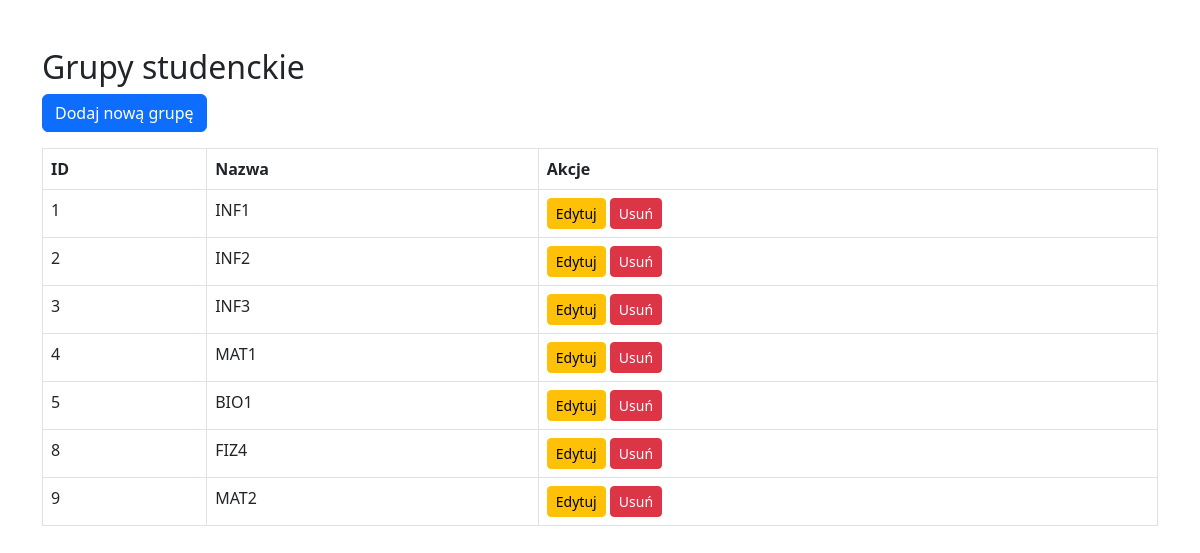
Page /grupy_studenckie/list.php on the committed database.
### tables this page shows
CREATE TABLE `grupy_studenckie` (
  `grupa_id` int(11) NOT NULL,
  `grupa_nazwa` varchar(50) NOT NULL
);

### grupy_studenckie/list.php (the view, shortened to what this page needs)
<?php require_once '../includes/db.php'; ?>
<!DOCTYPE html>
<html lang="pl">
<head>
  <link href="https://cdn.jsdelivr.net/npm/bootstrap@5.3.0/dist/css/bootstrap.min.css" rel="stylesheet">
</head>
<body class="container mt-5">
  <h2>Grupy studenckie</h2>
  <a href="create.php" class="btn btn-primary mb-3">Dodaj nową grupę</a>
  <table class="table table-bordered">
    <thead>
      <tr><th>ID</th><th>Nazwa</th><th>Akcje</th></tr>
    </thead>
    <tbody>
    <?php
      $stmt = $pdo->query("SELECT * FROM grupy_studenckie");
      while ($row = $stmt->fetch()) {
          echo "<tr>
                  <td>{$row['grupa_id']}</td>
                  <td>{$row['grupa_nazwa']}</td>
                  <td>
                    <a href='edit.php?id={$row['grupa_id']}' class='btn btn-warning btn-sm'>Edytuj</a>
                    <a href='delete.php?id={$row['grupa_id']}' class='btn btn-danger btn-sm'>Usuń</a>
                  </td>
                </tr>";
      }
    ?>
    </tbody>
  </table>
</body>
</html>

### rows in the picture
grupy_studenckie: grupa_id "1", grupa_nazwa "INF1"
grupy_studenckie: grupa_id "2", grupa_nazwa "INF2"
grupy_studenckie: grupa_id "3", grupa_nazwa "INF3"
grupy_studenckie: grupa_id "4", grupa_nazwa "MAT1"
grupy_studenckie: grupa_id "5", grupa_nazwa "BIO1"
grupy_studenckie: grupa_id "8", grupa_nazwa "FIZ4"
grupy_studenckie: grupa_id "9", grupa_nazwa "MAT2"
